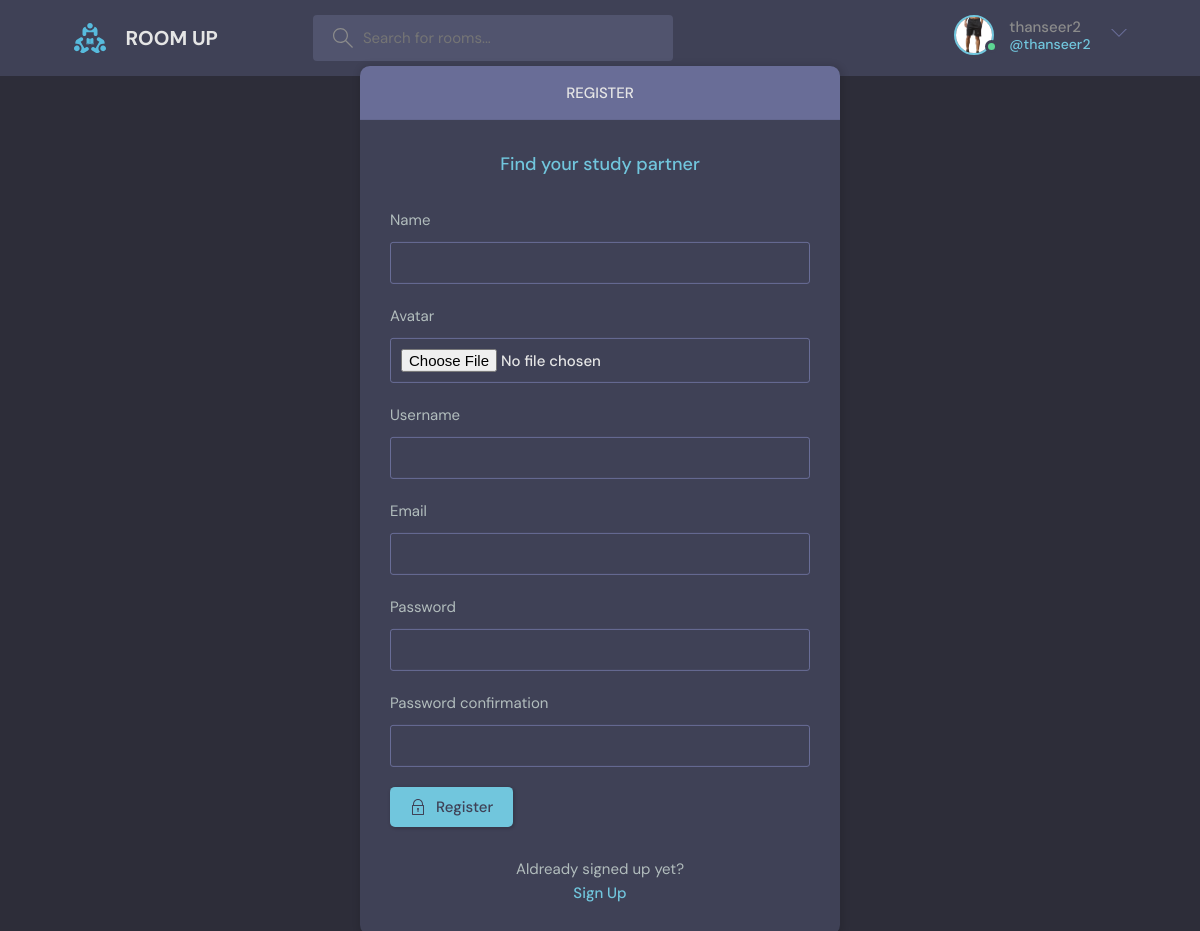
Screenshot of /register/ (signed in) with the database file from the repository.
### hours/models.py (models this page shows)
class User(AbstractUser):
    name=models.CharField(max_length=200, null=True)
    email=models.EmailField(unique=True, null=True)
    bio=models.TextField(null=True)
    avatar=models.ImageField(null=True, default="avatar.svg")
    REQUIRED_FIELD=[]

### hours/views.py (the view, shortened to what this page needs)
# urls.py: path('register/',views.registerpage, name="register"),
def registerpage(request):
    form=MyUserCreationForm()
    return render(request, 'dev/login_register.html',{'form':form} )

### hours/forms.py
class MyUserCreationForm(UserCreationForm):
    class Meta:
        model=User
        fields=['name','avatar', 'username', 'email', 'password1', 'password2']

### hours/templates/dev/login_register.html (shortened to what this page needs)
{% extends 'layout.html' %}
{% block body %}
{% if page == 'login' %}
    <main class="auth layout">
      <div class="container">
        <div class="layout__box">
          <div class="layout__boxHeader">
            <div class="layout__boxTitle">
              <h3>Login</h3>
            </div>
          </div>
          <div class="layout__body">
            <h2 class="auth__tagline">Find your study partner</h2>
            <form class="form" action="" method="POST" >
              {% csrf_token %}
              <div class="form__group form__group">
                <label for="room_name">Username</label>
                <input id="username" name="username" type="text" placeholder="e.g thanseer" />
              </div>
              <div class="form__group">
                <label for="password">Password</label>
                <input
                  id="password" name="password" type="password" placeholder="&bull;&bull;&bull;&bull;&bull;&bull;&bull;&bull;"
                />
              </div>
              <button class="btn btn--main" type="submit">
                <svg
                  version="1.1"
                  xmlns="http://www.w3.org/2000/svg"
                  width="32"
                  height="32"
                  viewBox="0 0 32 32"
                >
                  <title>lock</title>
                  <path
                    d="M27 12h-1v-2c0-5.514-4.486-10-10-10s-10 4.486-10 10v2h-1c-0.553 0-1 0.447-1 1v18c0 0.553 0.447 1 1 1h22c0.553 0 1-0.447 1-1v-18c0-0.553-0.447-1-1-1zM8 10c0-4.411 3.589-8 8-8s8 3.589 8 8v2h-16v-2zM26 30h-20v-16h20v16z"
                  ></path>
                  <path
                    d="M15 21.694v4.306h2v-4.306c0.587-0.348 1-0.961 1-1.694 0-1.105-0.895-2-2-2s-2 0.895-2 2c0 0.732 0.413 1.345 1 1.694z"
                  ></path>
                </svg>
                Login
              </button>
            </form>
            <div class="auth__action">
              <p>Haven't signed up yet?</p>
              <a href="{% url 'register' %}" class="btn btn--link">Sign Up</a>
            </div>
          </div>
        </div>
      </div>
    </main>
    {% else %}
    <main class="auth layout">
      <div class="container">
        <div class="layout__box">
          <div class="layout__boxHeader">
            <div class="layout__boxTitle">
              <h3>Register</h3>
            </div>
          </div>
          <div class="layout__body">
            <h2 class="auth__tagline">Find your study partner</h2>
          {% for field in form %}
            <form class="form" action="" method="POST" enctype="multipart/form-data">
              <div class="form__group form__group">
                <label for="room_name">{{field.label}}</label>
                {{field}}
              </div>
            {% endfor %}
              <button class="btn btn--main" type="submit">
                Register
              </button>
            </form>
            <div class="auth__action">
              <p>Aldready signed up yet?</p>
              <a href="{% url 'login' %}" class="btn btn--link">Sign Up</a>
            </div>
          </div>
        </div>
      </div>
    {% endif %}
  {% endblock %}

### templates/navbar.html (shortened to what this page needs)
{% load static %}
<header class="header header--loggedIn">
    <div class="container">
      <a href="{% url 'home' %}" class="header__logo">
        <img src="{% static 'images/logo.svg' %}" />
        <h1>ROOM UP</h1>
      </a>
      <form class="header__search" method="GET" action="{% url 'home' %}">
        <label>
          <input name="q" placeholder="Search for rooms..." />
        </label>
      </form>
      <nav class="header__menu">
        {% if request.user.is_authenticated %}
        <div class="header__user">
          <a href="{% url 'user-profile' user.id %}">
            <div class="avatar avatar--medium active">
              <img src="{{user.avatar.url}}" />
            </div>
            <p>{{request.user.username}} <span>@{{request.user.username}}</span></p>
          </a>
          <button class="dropdown-button">
            <svg version="1.1" xmlns="http://www.w3.org/2000/svg" width="32" height="32" viewBox="0 0 32 32">
              <title>chevron-down</title>
              <path d="M16 21l-13-13h-3l16 16 16-16h-3l-13 13z"></path>
            </svg>
          </button>
        </div>
        {% else %}
        <a href="{% url 'login' %}">
          <img src="{% static 'images/avatar.svg' %}" />
          <p>Login</p>
        </a>
        {% endif %}
      </nav>
    </div>
  </header>

### rows the page displays
User: avatar (picture), user.username "thanseer2"

### other values shown
{{ field.label }} "Name" "Avatar" "Username" "Email" "Password" "Password confirmation"
